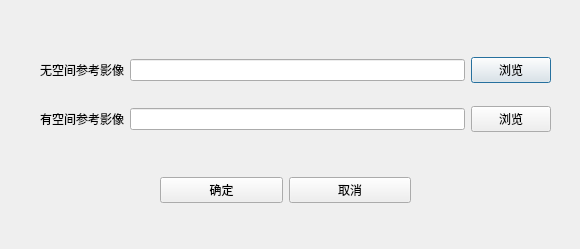
<?xml version="1.0" encoding="UTF-8"?>
<ui version="4.0">
 <class>ProjDef</class>
 <widget class="QDialog" name="ProjDef">
  <property name="geometry">
   <rect>
    <x>0</x>
    <y>0</y>
    <width>580</width>
    <height>249</height>
   </rect>
  </property>
  <property name="windowTitle">
   <string>定义投影</string>
  </property>
  <widget class="QWidget" name="layoutWidget">
   <property name="geometry">
    <rect>
     <x>40</x>
     <y>40</y>
     <width>511</width>
     <height>111</height>
    </rect>
   </property>
   <layout class="QGridLayout" name="gridLayout">
    <item row="1" column="0">
     <widget class="QLabel" name="label_2">
      <property name="text">
       <string>有空间参考影像</string>
      </property>
     </widget>
    </item>
    <item row="0" column="2">
     <widget class="QPushButton" name="pushButton_NOXY">
      <property name="text">
       <string>浏览</string>
      </property>
     </widget>
    </item>
    <item row="0" column="0">
     <widget class="QLabel" name="label">
      <property name="text">
       <string>无空间参考影像</string>
      </property>
     </widget>
    </item>
    <item row="1" column="2">
     <widget class="QPushButton" name="pushButton_HaveXY">
      <property name="text">
       <string>浏览</string>
      </property>
     </widget>
    </item>
    <item row="0" column="1">
     <widget class="QLineEdit" name="lineEdit_no"/>
    </item>
    <item row="1" column="1">
     <widget class="QLineEdit" name="lineEdit_have"/>
    </item>
   </layout>
  </widget>
  <widget class="QWidget" name="layoutWidget">
   <property name="geometry">
    <rect>
     <x>160</x>
     <y>170</y>
     <width>251</width>
     <height>41</height>
    </rect>
   </property>
   <layout class="QHBoxLayout" name="horizontalLayout">
    <item>
     <widget class="QPushButton" name="pushButton_ok">
      <property name="text">
       <string>确定</string>
      </property>
     </widget>
    </item>
    <item>
     <widget class="QPushButton" name="pushButton_cancel">
      <property name="text">
       <string>取消</string>
      </property>
     </widget>
    </item>
   </layout>
  </widget>
 </widget>
 <resources/>
 <connections/>
</ui>
